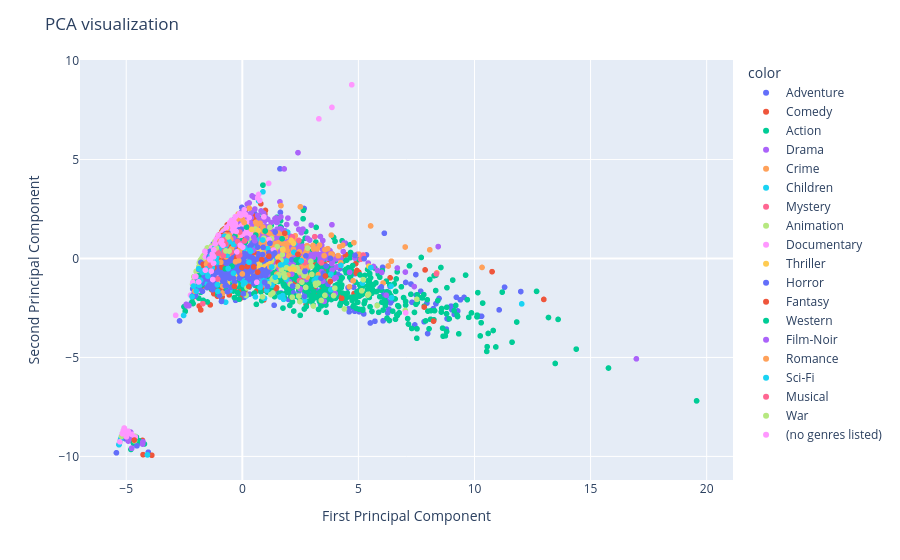

Notebook cell for this chart:
### Markdown cell above
PCA

### Code cell
pca = PCA(n_components = 2)
scaler = StandardScaler()
y = df_tsne['Class']
X_pca = pca.fit_transform(X_combined)
fig_pca = px.scatter(x = X_pca[:,0], y =X_pca[:,1], color = y)
fig_pca.update_layout(
    title="PCA visualization",
    xaxis_title="First Principal Component",
    yaxis_title="Second Principal Component",
)
fig_pca.show()

### Figure 1 — Plotly figure (JSON) as saved in the notebook; plotly's stock layout.template omitted (floating-point values rounded to 4 significant figures; data arrays with more than 128 entries replaced by an {"elided": "..."} marker saying what was removed)
{"data": [{"hovertemplate": "color=Adventure<br>x=%{x}<br>y=%{y}<extra></extra>", "legendgroup": "Adventure", "marker": {"color": "#636efa", "symbol": "circle"}, "mode": "markers", "name": "Adventure", "showlegend": true, "type": "scattergl", "x": {"elided": "653 float values"}, "xaxis": "x", "y": {"elided": "653 float values"}, "yaxis": "y"}, {"hovertemplate": "color=Comedy<br>x=%{x}<br>y=%{y}<extra></extra>", "legendgroup": "Comedy", "marker": {"color": "#EF553B", "symbol": "circle"}, "mode": "markers", "name": "Comedy", "showlegend": true, "type": "scattergl", "x": {"elided": "2779 float values"}, "xaxis": "x", "y": {"elided": "2779 float values"}, "yaxis": "y"}, {"hovertemplate": "color=Action<br>x=%{x}<br>y=%{y}<extra></extra>", "legendgroup": "Action", "marker": {"color": "#00cc96", "symbol": "circle"}, "mode": "markers", "name": "Action", "showlegend": true, "type": "scattergl", "x": {"elided": "1828 float values"}, "xaxis": "x", "y": {"elided": "1828 float values"}, "yaxis": "y"}, {"hovertemplate": "color=Drama<br>x=%{x}<br>y=%{y}<extra></extra>", "legendgroup": "Drama", "marker": {"color": "#ab63fa", "symbol": "circle"}, "mode": "markers", "name": "Drama", "showlegend": true, "type": "scattergl", "x": {"elided": "2226 float values"}, "xaxis": "x", "y": {"elided": "2226 float values"}, "yaxis": "y"}, {"hovertemplate": "color=Crime<br>x=%{x}<br>y=%{y}<extra></extra>", "legendgroup": "Crime", "marker": {"color": "#FFA15A", "symbol": "circle"}, "mode": "markers", "name": "Crime", "showlegend": true, "type": "scattergl", "x": {"elided": "537 float values"}, "xaxis": "x", "y": {"elided": "537 float values"}, "yaxis": "y"}, {"hovertemplate": "color=Children<br>x=%{x}<br>y=%{y}<extra></extra>", "legendgroup": "Children", "marker": {"color": "#19d3f3", "symbol": "circle"}, "mode": "markers", "name": "Children", "showlegend": true, "type": "scattergl", "x": {"elided": "197 float values"}, "xaxis": "x", "y": {"elided": "197 float values"}, "yaxis": "y"}, {"hovertemplate": "color=Mystery<br>x=%{x}<br>y=%{y}<extra></extra>", "legendgroup": "Mystery", "marker": {"color": "#FF6692", "symbol": "circle"}, "mode": "markers", "name": "Mystery", "showlegend": true, "type": "scattergl", "x": [5.096, 8.359, -0.8528, -0.1703, -0.7953, -1.226, 2.435, -0.05813, 0.7119, -0.8121, -0.3282, -0.7489, -0.2752, -0.01877, 0.002434, -0.6619, -0.1925, 5.207, -1.01, -1.53, -0.8174, -0.7212, -0.7263, 2.688, -0.3626, -0.1031, -1.492, 0.05556, -0.8566, 0.9764, -0.6472, -0.5552, -1.093, -1.514, 2.159, -0.8089, 3.411, -0.2835, -0.3386, 2.407, -0.4593, 0.3597, -1.149, -1.633, -5.144, -1.419, 0.1903, 2.463], "xaxis": "x", "y": [-0.04252, -0.7789, 0.1063, 0.201, -0.03035, 0.2594, 0.909, 0.9001, -0.02356, 0.783, 0.6696, -0.3498, 0.5676, 0.2169, -0.106, 0.04556, 0.1725, 0.174, 0.4471, -0.6791, 0.7966, 0.05694, 0.06797, -0.2127, 0.835, 0.8662, -0.5335, 0.9898, 0.05442, -0.3813, 0.5085, -0.2891, -0.3393, -0.1273, 1.093, 0.9911, -0.2203, 0.3477, 0.6138, -0.4908, -0.02692, 0.1919, -1.2, -0.9294, -8.852, -0.3655, 1.343, -1.116], "yaxis": "y"}, {"hovertemplate": "color=Animation<br>x=%{x}<br>y=%{y}<extra></extra>", "legendgroup": "Animation", "marker": {"color": "#B6E880", "symbol": "circle"}, "mode": "markers", "name": "Animation", "showlegend": true, "type": "scattergl", "x": {"elided": "298 float values"}, "xaxis": "x", "y": {"elided": "298 float values"}, "yaxis": "y"}, {"hovertemplate": "color=Documentary<br>x=%{x}<br>y=%{y}<extra></extra>", "legendgroup": "Documentary", "marker": {"color": "#FF97FF", "symbol": "circle"}, "mode": "markers", "name": "Documentary", "showlegend": true, "type": "scattergl", "x": {"elided": "386 float values"}, "xaxis": "x", "y": {"elided": "386 float values"}, "yaxis": "y"}, {"hovertemplate": "color=Thriller<br>x=%{x}<br>y=%{y}<extra></extra>", "legendgroup": "Thriller", "marker": {"color": "#FECB52", "symbol": "circle"}, "mode": "markers", "name": "Thriller", "showlegend": true, "type": "scattergl", "x": [-0.2544, 0.03292, -0.7095, -0.287, -0.6047, 5.451, -0.06265, 0.4473, -0.1432, -0.6408, 2.204, 1.75, -0.259, -0.3419, 1.008, 0.218, -0.1974, -0.8765, -0.5988, -0.8831, -1.06, -1.345, -1.471, 0.7338, -1.352, -0.8852, 2.057, -0.4251, -0.6194, -0.1863, -0.2175, -0.8381, -0.08465, -0.7373, -0.5207, -0.5206, -0.5896, -0.1122, -1.162, -1.037, -0.801, 0.8249, -0.3756, 0.6548, -0.2415, 2.228, 0.4283, -0.313, -1.064, -0.3207, -0.8083, -0.3331, -0.02564, -0.7392, -1.201, 1.184, 0.6426, -1.341, 0.6864, -1.733, -0.7773, -0.2486, -1.298, -0.5848, -0.6112, -0.7411, -1.291, -1.127, -1.206, -0.4367, 2.105, -1.54, -1.246, 1.523, 0.4843, -1.628, 1.106, -0.2376, 1.15, -1.277, 0.4063, -1.247, -1.692, 0.6851], "xaxis": "x", "y": [-0.7575, 0.522, -0.5974, 0.4336, 0.1654, -0.389, -0.01902, -0.8368, 0.08756, -1.25, 0.7663, 0.4267, 0.04737, -0.7965, -0.3872, 0.4916, 0.8296, 0.3993, 0.8955, 0.8446, 0.08893, -0.07262, -0.2278, 0.3976, 0.00118, 0.8624, -0.5331, 0.7381, 0.539, 0.1131, 0.92, -1.101, -0.3277, 1.189, -1.001, -0.2057, -0.197, 0.1708, 0.3683, 0.0207, 0.5468, -0.4914, -0.1814, -0.4768, -0.9442, -0.5467, -0.04156, -1.302, 0.2245, 0.7342, 0.3741, 0.2199, -0.876, 0.319, -0.2206, -0.1086, -0.3424, -0.172, 1.413, -0.9448, 0.7417, 0.9769, 0.01114, 0.7272, 0.6327, -0.0926, -0.08924, -0.2013, -0.2972, 0.4211, 0.9129, -0.6172, -0.1615, 0.07734, -0.4413, -0.8618, -0.1828, 1.123, 0.1266, -0.1598, 1.466, 0.08015, -0.8956, -0.08786], "yaxis": "y"}, {"hovertemplate": "color=Horror<br>x=%{x}<br>y=%{y}<extra></extra>", "legendgroup": "Horror", "marker": {"color": "#636efa", "symbol": "circle"}, "mode": "markers", "name": "Horror", "showlegend": true, "type": "scattergl", "x": {"elided": "468 float values"}, "xaxis": "x", "y": {"elided": "468 float values"}, "yaxis": "y"}, {"hovertemplate": "color=Fantasy<br>x=%{x}<br>y=%{y}<extra></extra>", "legendgroup": "Fantasy", "marker": {"color": "#EF553B", "symbol": "circle"}, "mode": "markers", "name": "Fantasy", "showlegend": true, "type": "scattergl", "x": [-0.1706, -0.8736, 1.826, 2.396, -0.2612, 3.581, 1.142, 0.4958, -1.027, -0.9445, -0.01611, -1.172, -0.1175, -1.11, -4.653, -0.933, -0.4836, -1.138, 0.1104, -0.2371, -0.6352, -1.004, -1.149, -0.6433, -0.8535, 1.544, -1.224, -1.684, -0.3391, -1.647, 0.2767, 4.281, -1.097, 0.4894, -0.4468, 0.8354, 0.2146, 7.832, -0.7299, 3.792, 8.236, 0.6608], "xaxis": "x", "y": [0.1836, -0.4373, 1.276, 0.2132, -0.05955, -0.8853, 0.113, 0.3102, -0.1622, 0.6016, -0.4599, -0.03656, 0.535, 0.4848, -9.174, 0.03197, 0.557, -0.189, 0.9542, 0.05146, 0.9573, 0.6121, 0.1649, 1.266, 1.159, -0.2008, -0.4635, -0.2975, -1.409, -0.4458, -1.412, -2.011, 0.2235, -0.428, 0.6597, -0.06316, -0.4058, -2.453, 0.07144, -1.163, -3.165, -0.6927], "yaxis": "y"}, {"hovertemplate": "color=Western<br>x=%{x}<br>y=%{y}<extra></extra>", "legendgroup": "Western", "marker": {"color": "#00cc96", "symbol": "circle"}, "mode": "markers", "name": "Western", "showlegend": true, "type": "scattergl", "x": [-0.4438, 1.713, -0.7377, 0.1263, -1.025, -0.03654, 0.9828, 0.02781, -0.6938, 0.18, -0.5276, -0.7356, -0.8927, -1.07, -0.751, -0.8766, 0.5788, -0.316, -0.4396, -1.883, 2.318, 3.994, -0.6854], "xaxis": "x", "y": [-0.3826, 0.9971, -0.5227, 0.813, 0.4373, 0.889, 1.388, 0.8765, 0.7717, 1.586, 1.001, 0.7428, 0.5891, 0.5363, 1.07, 0.9255, 1.183, 1.132, 0.5154, -0.8807, -0.07728, 0.8712, 0.7993], "yaxis": "y"}, {"hovertemplate": "color=Film-Noir<br>x=%{x}<br>y=%{y}<extra></extra>", "legendgroup": "Film-Noir", "marker": {"color": "#ab63fa", "symbol": "circle"}, "mode": "markers", "name": "Film-Noir", "showlegend": true, "type": "scattergl", "x": [-1.144, 0.5386, 0.1942, 0.4949, -0.3692, -0.3141, 0.4623, -0.05719, -1.064, -0.9919, -1.073, -0.8715], "xaxis": "x", "y": [0.3673, 0.8933, 1.02, 1.068, 1.015, 0.6722, 0.4091, 0.7363, 0.4135, 0.7973, 0.321, 1.086], "yaxis": "y"}, {"hovertemplate": "color=Romance<br>x=%{x}<br>y=%{y}<extra></extra>", "legendgroup": "Romance", "marker": {"color": "#FFA15A", "symbol": "circle"}, "mode": "markers", "name": "Romance", "showlegend": true, "type": "scattergl", "x": [-0.9241, -1.356, -1.518, -0.9634, -0.9419, -0.5671, -1.541, -0.7513, -1.344, -0.1565, 3.227, 1.181, -0.7178, -0.6997, 0.08135, -0.1252, -0.5759, -0.9274, 0.002234, -0.5661, -0.454, -0.8707, -0.8658, -0.9539, -0.6403, -0.8629, -0.292, -0.8961, -0.9651, -0.4996, -0.9562, -0.08822, 1.598, -2.046, -0.846, -0.8128, -1.514, -1.251], "xaxis": "x", "y": [0.7278, -0.0876, -0.1987, 0.2421, 0.5534, 1.18, -0.301, 0.948, -0.2972, -0.1043, 0.4824, -0.4191, 1.188, 0.09046, 1.813, 0.3124, 0.2278, -0.1937, -0.7833, 0.9457, 0.4982, 0.1422, 0.7715, 0.8705, 1.533, 0.7917, -0.1647, 0.329, 0.5738, 0.9687, 0.7277, 0.4777, -0.3646, -1.656, 0.3112, 0.5421, -0.4969, -0.00314], "yaxis": "y"}, {"hovertemplate": "color=Sci-Fi<br>x=%{x}<br>y=%{y}<extra></extra>", "legendgroup": "Sci-Fi", "marker": {"color": "#19d3f3", "symbol": "circle"}, "mode": "markers", "name": "Sci-Fi", "showlegend": true, "type": "scattergl", "x": [0.1155, 1.266, 0.3591, -0.3798, -1.303, -1.506, -1.515, 1.414, -1.157, -0.6082, -1.262, -1.144, -1.369, -0.9975, -0.7626, -1.194, -0.5673, -1.1, -2.163, -2.102, -1.901, -0.8084, -1.483, -1.467, -0.6592, -1.109, -1.113, -1.576, -4.087, -1.053, -0.7901, -1.215, -1.25, -0.3744, 0.2881, -0.9317, -1.073, 2.54, 1.648, -1.67, -1.054, 12.03, 6.427, -0.7781, -0.7501, -1.8, -1.717, -1.985, 0.3292, -1.86, -0.768, -0.6846, -1.234, -1.271, -0.9568, 4.246, -1.295, -1.123, 0.8763, 5.538, -1.875, 0.11], "xaxis": "x", "y": [-1.231, -0.4314, 0.3589, -0.7398, 0.00382, -0.6174, -0.5155, -0.9427, 0.4345, -0.5092, -0.1892, 0.5689, 0.1059, 0.5929, 0.3723, 0.5301, 0.8401, -0.2021, -1.93, -1.396, -1.186, 0.3215, -0.8919, -0.6274, 0.1614, 0.1221, 0.03581, -0.6726, -9.926, 0.6331, 0.6314, 0.3555, 0.4066, 0.7143, -0.1875, 0.4677, -1.321, -0.1227, -0.3233, -0.6119, -1.664, -2.294, -1.99, 0.527, 0.1902, -1.097, -0.7044, -1.648, 0.414, -1.361, 1.12, 0.6949, -0.1757, 0.08669, 0.5043, -0.3504, -0.4743, 0.05437, 0.9324, -0.463, -0.5144, 0.5187], "yaxis": "y"}, {"hovertemplate": "color=Musical<br>x=%{x}<br>y=%{y}<extra></extra>", "legendgroup": "Musical", "marker": {"color": "#FF6692", "symbol": "circle"}, "mode": "markers", "name": "Musical", "showlegend": true, "type": "scattergl", "x": [-0.1335, -0.2021, -0.1635, -1.094, 3.12, -1.388, -0.1079, 0.09523, -1.176, -0.8132, -0.7717, -1.017, -0.9285, -1.228, -1.062, -0.817, -1.701, -0.7775, -0.1104, -0.9289, -0.7164, -0.4667, -5.161], "xaxis": "x", "y": [0.731, 0.8507, 0.1461, 0.3931, 1.1, -0.3519, 0.1706, 0.8849, 0.4387, 0.1464, 0.3777, 0.2633, 0.777, 0.1381, -1.038, 0.9258, -2.282, 0.937, 1.335, 0.7592, 0.7293, 0.304, -8.849], "yaxis": "y"}, {"hovertemplate": "color=War<br>x=%{x}<br>y=%{y}<extra></extra>", "legendgroup": "War", "marker": {"color": "#B6E880", "symbol": "circle"}, "mode": "markers", "name": "War", "showlegend": true, "type": "scattergl", "x": [-0.7075, -0.5669, -0.6164, -1.122], "xaxis": "x", "y": [0.3793, 0.3734, 1.089, 0.53], "yaxis": "y"}, {"hovertemplate": "color=(no genres listed)<br>x=%{x}<br>y=%{y}<extra></extra>", "legendgroup": "(no genres listed)", "marker": {"color": "#FF97FF", "symbol": "circle"}, "mode": "markers", "name": "(no genres listed)", "showlegend": true, "type": "scattergl", "x": [-2.0, 0.6211, 7.037, -1.274, -1.591, -1.3, -1.338, -0.235, -0.08958, -0.8333, -5.086, -2.052, 0.01887, -1.252, -0.2648, -1.172, -1.409, -1.235, -0.9208, -1.226, -5.161, -1.034, -4.767, -1.881, -5.086, -0.8912, -5.161, 4.714, -5.123, -5.273, -1.61, -0.6828, -1.391, -1.24], "xaxis": "x", "y": [-0.9084, -1.2, -2.745, -1.065, -0.5925, 0.2119, -0.6427, 0.3334, 0.6641, 0.6706, -8.572, -0.9256, 0.5711, 0.1166, 1.366, 0.7435, -0.03042, 0.07877, 0.807, 0.4335, -8.849, 1.177, -8.882, -1.184, -8.572, 0.9073, -8.849, 8.776, -8.71, -9.264, 0.3564, 1.568, -0.06973, -0.2372], "yaxis": "y"}], "layout": {"legend": {"title": {"text": "color"}, "tracegroupgap": 0}, "margin": {"t": 60}, "title": {"text": "PCA visualization"}, "xaxis": {"anchor": "y", "domain": [0, 1], "title": {"text": "First Principal Component"}}, "yaxis": {"anchor": "x", "domain": [0, 1], "title": {"text": "Second Principal Component"}}}}
